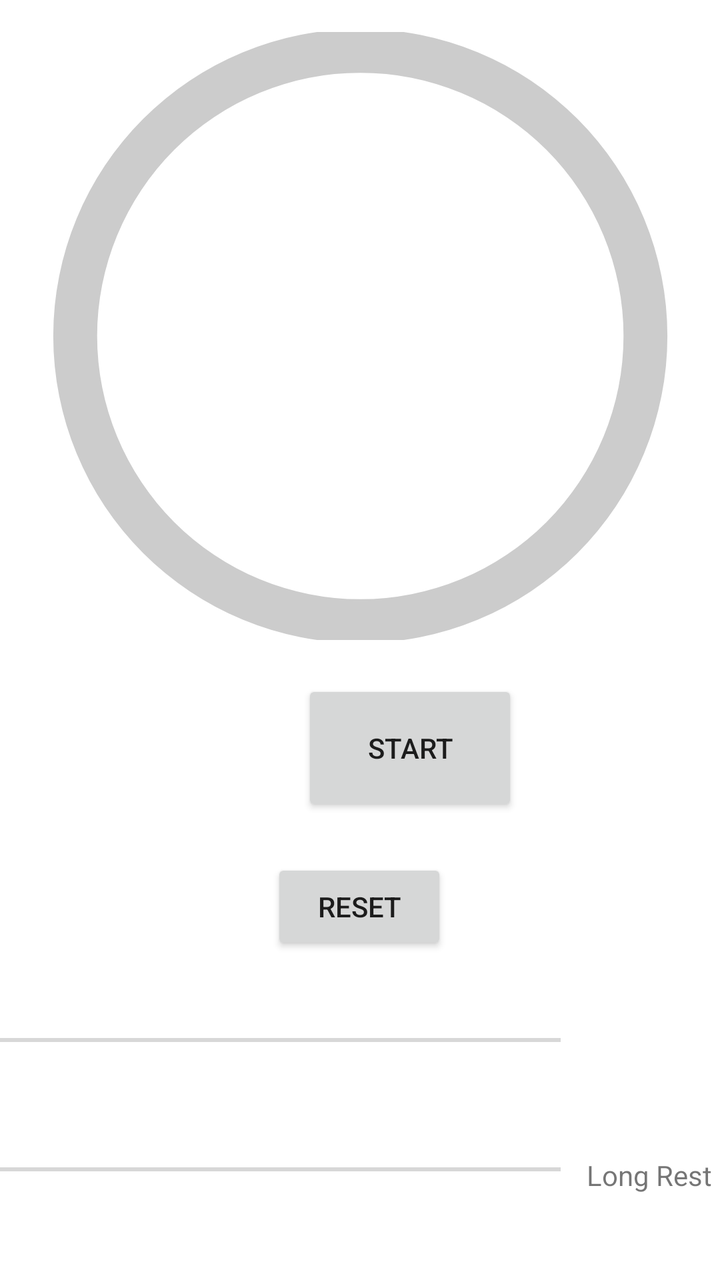
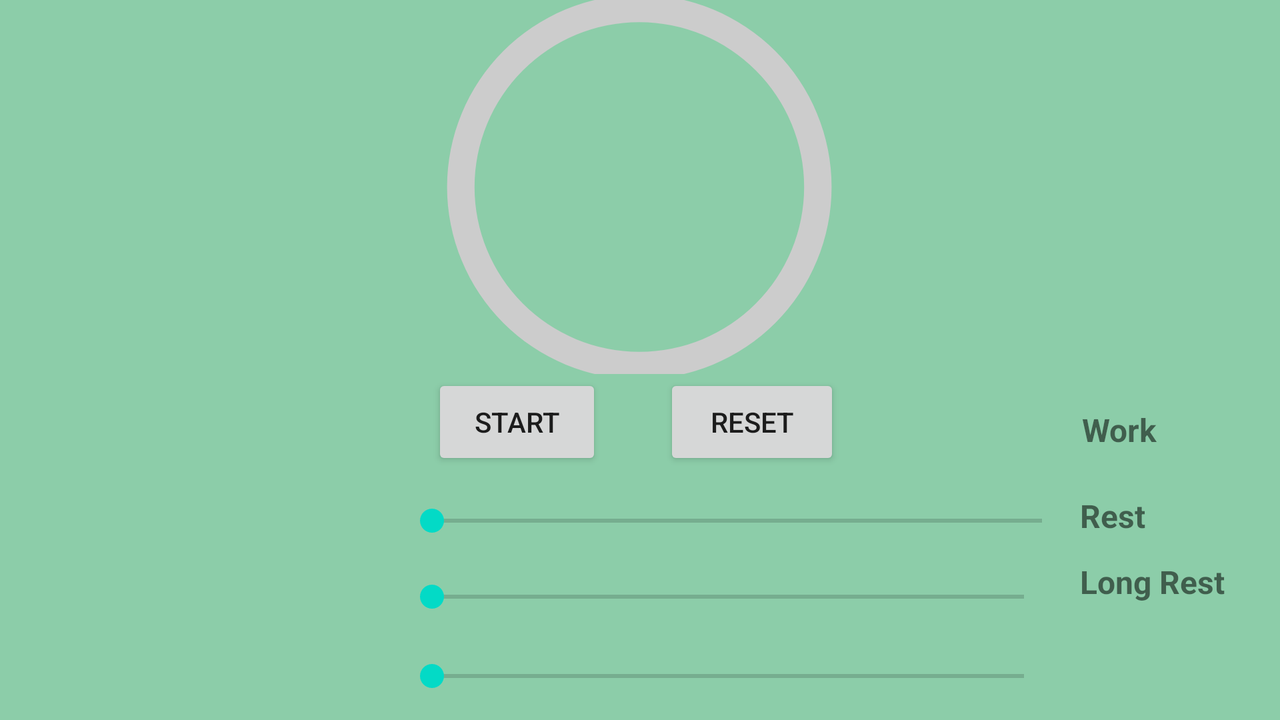

First picture: res/layout/ on a phone held upright. Second picture: the repository's own variant of that layout, on a device whose configuration matches the variant's folder. Source for both follows.
<!-- AndroidManifest.xml: application theme Theme.MADAssignment -->
<!-- res/layout/activity_pomodoro_timer.xml -->
<?xml version="1.0" encoding="utf-8"?>
<androidx.constraintlayout.widget.ConstraintLayout xmlns:android="http://schemas.android.com/apk/res/android"
    xmlns:app="http://schemas.android.com/apk/res-auto"
    xmlns:tools="http://schemas.android.com/tools"
    android:layout_width="match_parent"
    android:layout_height="match_parent"
    tools:context=".PomodoroTimer">

    <SeekBar
        android:id="@+id/seekBar3"
        android:layout_width="329dp"
        android:layout_height="44dp"
        android:layout_marginTop="19dp"
        android:layout_marginEnd="64dp"
        android:layout_marginBottom="32dp"
        app:layout_constraintBottom_toBottomOf="parent"
        app:layout_constraintEnd_toEndOf="parent"
        app:layout_constraintTop_toBottomOf="@+id/seekBar2" />

    <SeekBar
        android:id="@+id/seekBar2"
        android:layout_width="329dp"
        android:layout_height="44dp"
        android:layout_marginTop="12dp"
        android:layout_marginEnd="64dp"
        android:layout_marginBottom="96dp"
        app:layout_constraintBottom_toBottomOf="parent"
        app:layout_constraintEnd_toEndOf="parent"
        app:layout_constraintTop_toBottomOf="@+id/seekBar1" />

    <ProgressBar
        android:id="@+id/progressBar"
        style="?android:attr/progressBarStyleHorizontal"
        android:layout_width="329dp"
        android:layout_height="304dp"
        android:layout_margin="16dp"
        android:layout_marginStart="8dp"
        android:layout_marginTop="32dp"
        android:layout_marginEnd="8dp"
        android:indeterminate="false"
        android:max="100"
        android:progress="100"
        android:progressDrawable="@drawable/circular_progress_bar"
        app:layout_constraintBottom_toBottomOf="parent"
        app:layout_constraintEnd_toEndOf="parent"
        app:layout_constraintStart_toStartOf="parent"
        app:layout_constraintTop_toTopOf="parent"
        app:layout_constraintVertical_bias="0.0" />

    <Button
        android:id="@+id/button"
        android:layout_width="108dp"
        android:layout_height="68dp"
        android:layout_marginStart="151dp"
        android:layout_marginTop="20dp"
        android:text="Start"
        app:layout_constraintStart_toStartOf="parent"
        app:layout_constraintTop_toBottomOf="@+id/progressBar" />

    <TextView
        android:id="@+id/pomotext"
        android:layout_width="wrap_content"
        android:layout_height="wrap_content"
        app:layout_constraintBottom_toBottomOf="@+id/progressBar"
        app:layout_constraintEnd_toEndOf="@+id/progressBar"
        app:layout_constraintHorizontal_bias="0.498"
        app:layout_constraintStart_toStartOf="@+id/progressBar"
        app:layout_constraintTop_toTopOf="@+id/progressBar" />

    <Button
        android:id="@+id/button2"
        android:layout_width="wrap_content"
        android:layout_height="wrap_content"
        android:layout_marginStart="24dp"
        android:layout_marginEnd="24dp"
        android:text="reset"
        app:layout_constraintBottom_toBottomOf="parent"
        app:layout_constraintEnd_toEndOf="parent"
        app:layout_constraintHorizontal_bias="0.498"
        app:layout_constraintStart_toStartOf="parent"
        app:layout_constraintTop_toBottomOf="@+id/button"
        app:layout_constraintVertical_bias="0.116" />

    <SeekBar
        android:id="@+id/seekBar1"
        android:layout_width="329dp"
        android:layout_height="44dp"
        android:layout_marginTop="47dp"
        android:layout_marginEnd="64dp"
        android:layout_marginBottom="152dp"
        app:layout_constraintBottom_toBottomOf="parent"
        app:layout_constraintEnd_toEndOf="parent"
        app:layout_constraintTop_toBottomOf="@+id/button2" />

    <TextView
        android:id="@+id/workDuration"
        android:layout_width="wrap_content"
        android:layout_height="wrap_content"
        android:layout_marginTop="232dp"
        android:layout_marginEnd="4dp"
        android:layout_marginBottom="160dp"
        android:text="Work"
        app:layout_constraintBottom_toBottomOf="parent"
        app:layout_constraintEnd_toEndOf="parent"
        app:layout_constraintTop_toBottomOf="@+id/progressBar" />

    <TextView
        android:id="@+id/restDuration"
        android:layout_width="wrap_content"
        android:layout_height="wrap_content"
        android:layout_marginTop="41dp"
        android:layout_marginEnd="4dp"
        android:layout_marginBottom="100dp"
        android:text="Rest"
        android:textAlignment="center"
        app:layout_constraintBottom_toBottomOf="parent"
        app:layout_constraintEnd_toEndOf="parent"
        app:layout_constraintTop_toBottomOf="@+id/workDuration" />

    <TextView
        android:id="@+id/longRestDuration"
        android:layout_width="wrap_content"
        android:layout_height="wrap_content"
        android:layout_marginTop="41dp"
        android:layout_marginEnd="4dp"
        android:layout_marginBottom="40dp"
        android:text="Long Rest"
        app:layout_constraintBottom_toBottomOf="parent"
        app:layout_constraintEnd_toEndOf="parent"
        app:layout_constraintTop_toBottomOf="@+id/restDuration" />


</androidx.constraintlayout.widget.ConstraintLayout>
<!-- resources referenced by this layout -->
<resources>
  <!-- drawable circular_progress_bar (drawable) -->
  <?xml version="1.0" encoding="utf-8"?>
  <rotate xmlns:android="http://schemas.android.com/apk/res/android"
      android:fromDegrees="270"
      android:toDegrees="270">
  
      <shape
          android:innerRadiusRatio="2.5"
          android:shape="ring"
          android:thicknessRatio="15.0">
  
          <solid android:color="#CCCCCC" />
  
      </shape>
  </rotate>
  <!-- from res/values-v23/ -->
  <style name="Theme.MADAssignment" parent="Base.Theme.MADAssignment">
          
          <item name="android:navigationBarColor">@android:color/transparent</item>
          <item name="android:statusBarColor">@android:color/transparent</item>
          <item name="android:windowLightStatusBar">?attr/isLightTheme</item>
      </style>
  <style name="Base.Theme.MADAssignment" parent="Theme.MaterialComponents.DayNight.NoActionBar">
  
      </style>
</resources>
<!-- res/layout-land/activity_pomodoro_timer.xml (the author's variant of the layout above) -->
<!-- drawn on the phone turned sideways -->
<?xml version="1.0" encoding="utf-8"?>
<androidx.constraintlayout.widget.ConstraintLayout xmlns:android="http://schemas.android.com/apk/res/android"
    xmlns:app="http://schemas.android.com/apk/res-auto"
    xmlns:tools="http://schemas.android.com/tools"
    android:layout_width="match_parent"
    android:layout_height="match_parent"
    android:background="#8CCDA9"
    tools:context=".PomodoroTimer">


    <ProgressBar
        android:id="@+id/progressBar"
        style="?android:attr/progressBarStyleHorizontal"
        android:layout_width="206dp"
        android:layout_height="187dp"
        android:indeterminate="false"
        android:max="100"
        android:progress="100"
        android:progressDrawable="@drawable/circular_progress_bar"
        app:layout_constraintEnd_toEndOf="parent"
        app:layout_constraintHorizontal_bias="0.499"
        app:layout_constraintStart_toStartOf="parent"
        app:layout_constraintTop_toTopOf="parent" />

    <TextView
        android:id="@+id/pomotext"
        android:layout_width="wrap_content"
        android:layout_height="wrap_content"
        app:layout_constraintBottom_toBottomOf="@+id/progressBar"
        app:layout_constraintEnd_toEndOf="@+id/progressBar"
        app:layout_constraintStart_toStartOf="@+id/progressBar"
        app:layout_constraintTop_toTopOf="@+id/progressBar" />

    <Button
        android:id="@+id/button2"
        android:layout_width="wrap_content"
        android:layout_height="wrap_content"
        android:layout_marginLeft="52dp"
        android:layout_marginEnd="220dp"
        android:text="reset"
        app:layout_constraintBottom_toTopOf="@id/seekBar1"
        app:layout_constraintEnd_toEndOf="parent"
        app:layout_constraintLeft_toRightOf="@id/button"
        app:layout_constraintTop_toBottomOf="@id/progressBar"
        app:layout_constraintVertical_bias="0.0" />

    <Button
        android:id="@+id/button"
        android:layout_width="85dp"
        android:layout_height="48dp"
        android:layout_marginStart="216dp"
        android:text="Start"
        android:textColorHighlight="#D18DC8"

        app:layout_constraintBottom_toTopOf="@id/seekBar1"
        app:layout_constraintStart_toStartOf="parent"
        app:layout_constraintTop_toBottomOf="@id/progressBar"
        app:layout_constraintVertical_bias="0.0" />

    <SeekBar
        android:id="@+id/seekBar1"
        android:layout_width="337dp"
        android:layout_height="51dp"
        android:layout_marginStart="200dp"
        android:backgroundTint="#987C7C"
        android:progressTint="#F498AD"
        app:layout_constraintBottom_toTopOf="@id/seekBar2"
        app:layout_constraintStart_toStartOf="parent" />

    <SeekBar
        android:id="@+id/seekBar2"
        android:layout_width="328dp"
        android:layout_height="25dp"
        android:layout_marginStart="200dp"
        android:layout_marginBottom="16dp"
        app:layout_constraintBottom_toTopOf="@id/seekBar3"
        app:layout_constraintStart_toStartOf="parent" />

    <SeekBar
        android:id="@+id/seekBar3"
        android:layout_width="328dp"
        android:layout_height="38dp"
        android:layout_marginStart="200dp"
        android:layout_marginTop="8dp"
        app:layout_constraintStart_toStartOf="parent"
        app:layout_constraintTop_toBottomOf="@id/seekBar2" />

    <TextView
        android:id="@+id/workDuration"
        android:layout_width="93dp"
        android:layout_height="31dp"
        android:layout_marginStart="4dp"
        android:layout_marginBottom="12dp"
        android:text="Work"
        android:textSize="16sp"
        android:textStyle="bold"
        app:layout_constraintBottom_toTopOf="@+id/restDuration"
        app:layout_constraintStart_toEndOf="@+id/seekBar1" />

    <TextView
        android:id="@+id/longRestDuration"
        android:layout_width="98dp"
        android:layout_height="36dp"
        android:layout_marginStart="12dp"
        android:layout_marginBottom="44dp"
        android:text="Long Rest"
        android:textSize="16sp"
        android:textStyle="bold"
        app:layout_constraintBottom_toBottomOf="parent"
        app:layout_constraintStart_toEndOf="@+id/seekBar3" />

    <TextView
        android:id="@+id/restDuration"
        android:layout_width="93dp"
        android:layout_height="29dp"
        android:layout_marginStart="12dp"
        android:layout_marginBottom="4dp"
        android:text="Rest"
        android:textAlignment="textStart"
        android:textSize="16sp"
        android:textStyle="bold"
        app:layout_constraintBottom_toTopOf="@+id/longRestDuration"
        app:layout_constraintStart_toEndOf="@+id/seekBar2" />


</androidx.constraintlayout.widget.ConstraintLayout>
